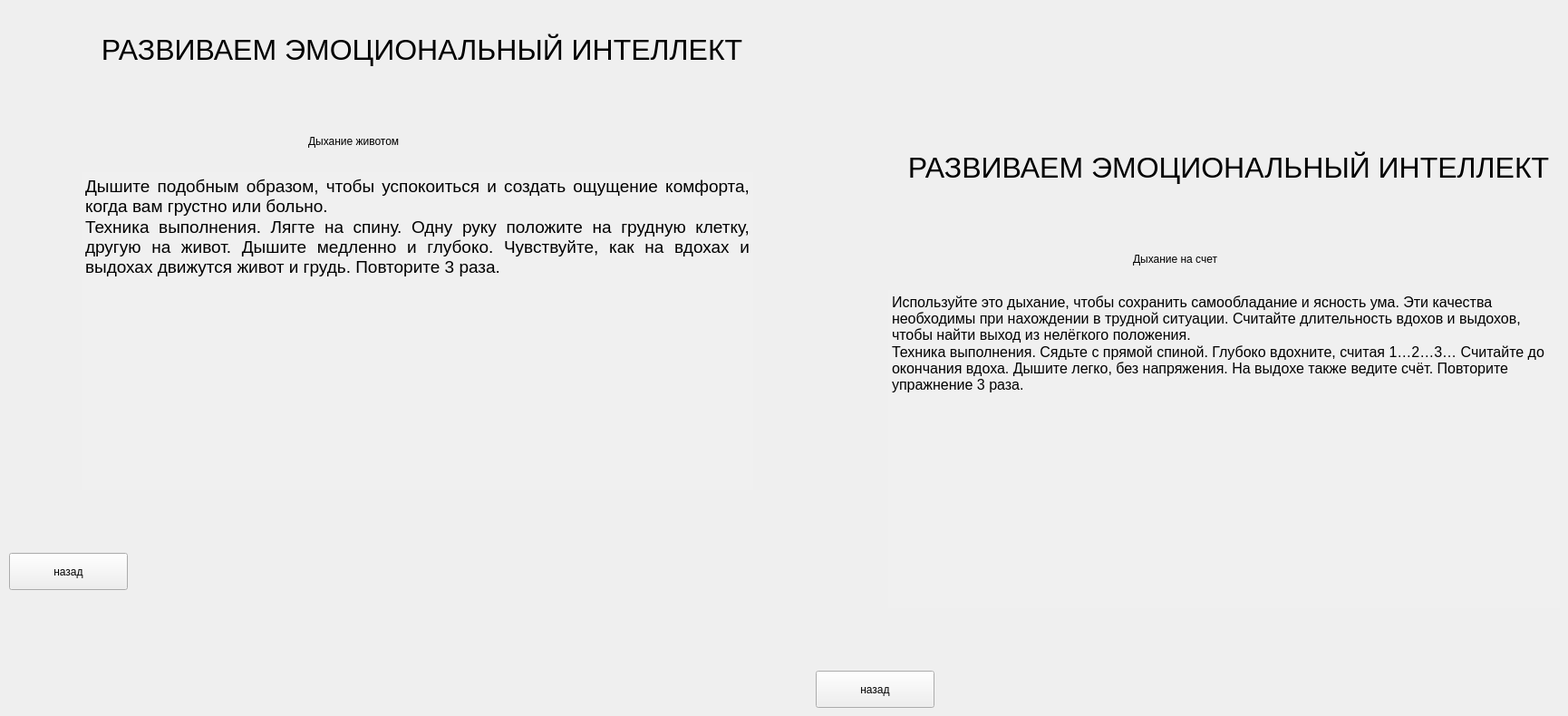
   <widget class="QWidget" name="page_77">
    <widget class="QLabel" name="label_364">
     <property name="geometry">
      <rect>
       <x>990</x>
       <y>140</y>
       <width>731</width>
       <height>91</height>
      </rect>
     </property>
     <property name="styleSheet">
      <string notr="true">font-family:Arial;
font-size:24pt;</string>
     </property>
     <property name="text">
      <string>&lt;html&gt;&lt;head/&gt;&lt;body&gt;&lt;p align=&quot;center&quot;&gt;РАЗВИВАЕМ ЭМОЦИОНАЛЬНЫЙ ИНТЕЛЛЕКТ&lt;/p&gt;&lt;/body&gt;&lt;/html&gt;</string>
     </property>
    </widget>
    <widget class="QPushButton" name="pushButton_456">
     <property name="geometry">
      <rect>
       <x>900</x>
       <y>740</y>
       <width>131</width>
       <height>41</height>
      </rect>
     </property>
     <property name="text">
      <string>назад</string>
     </property>
    </widget>
    <widget class="QTextEdit" name="textEdit_139">
     <property name="enabled">
      <bool>false</bool>
     </property>
     <property name="geometry">
      <rect>
       <x>980</x>
       <y>320</y>
       <width>741</width>
       <height>351</height>
      </rect>
     </property>
     <property name="styleSheet">
      <string notr="true">font: 12pt &quot;Arial&quot;;
background-color:#f0f0f0;
border:0;
color:black;</string>
     </property>
     <property name="verticalScrollBarPolicy">
      <enum>Qt::ScrollBarAlwaysOff</enum>
     </property>
     <property name="horizontalScrollBarPolicy">
      <enum>Qt::ScrollBarAlwaysOff</enum>
     </property>
     <property name="html">
      <string>&lt;!DOCTYPE HTML PUBLIC &quot;-//W3C//DTD HTML 4.0//EN&quot; &quot;http://www.w3.org/TR/REC-html40/strict.dtd&quot;&gt;
&lt;html&gt;&lt;head&gt;&lt;meta name=&quot;qrichtext&quot; content=&quot;1&quot; /&gt;&lt;style type=&quot;text/css&quot;&gt;
p, li { white-space: pre-wrap; }
&lt;/style&gt;&lt;/head&gt;&lt;body style=&quot; font-family:'Arial'; font-size:12pt; font-weight:400; font-style:normal;&quot;&gt;
&lt;p style=&quot; margin-top:0px; margin-bottom:0px; margin-left:0px; margin-right:0px; -qt-block-indent:0; text-indent:0px;&quot;&gt;&lt;span style=&quot; font-family:'Arial','sans-serif';&quot;&gt;Используйте это дыхание, чтобы сохранить самообладание и ясность ума. Эти качества необходимы при нахождении в трудной ситуации. Считайте длительность вдохов и выдохов, чтобы найти выход из нелёгкого положения. &lt;/span&gt;&lt;/p&gt;
&lt;p style=&quot; margin-top:0px; margin-bottom:0px; margin-left:0px; margin-right:0px; -qt-block-indent:0; text-indent:0px;&quot;&gt;&lt;span style=&quot; font-family:'Arial','sans-serif';&quot;&gt;Техника выполнения. Сядьте с прямой спиной. Глубоко вдохните, считая 1…2…3… Считайте до окончания вдоха. Дышите легко, без напряжения. На выдохе также ведите счёт. Повторите упражнение 3 раза. &lt;/span&gt;&lt;/p&gt;&lt;/body&gt;&lt;/html&gt;</string>
     </property>
    </widget>
    <widget class="QLabel" name="label_365">
     <property name="geometry">
      <rect>
       <x>1250</x>
       <y>260</y>
       <width>211</width>
       <height>51</height>
      </rect>
     </property>
     <property name="styleSheet">
      <string notr="true">font: 20pt &quot;Arial&quot;;</string>
     </property>
     <property name="text">
      <string>Дыхание на счет</string>
     </property>
    </widget>
    <widget class="QLabel" name="label_366">
     <property name="geometry">
      <rect>
       <x>100</x>
       <y>10</y>
       <width>731</width>
       <height>91</height>
      </rect>
     </property>
     <property name="styleSheet">
      <string notr="true">font-family:Arial;
font-size:24pt;</string>
     </property>
     <property name="text">
      <string>&lt;html&gt;&lt;head/&gt;&lt;body&gt;&lt;p align=&quot;center&quot;&gt;РАЗВИВАЕМ ЭМОЦИОНАЛЬНЫЙ ИНТЕЛЛЕКТ&lt;/p&gt;&lt;/body&gt;&lt;/html&gt;</string>
     </property>
    </widget>
    <widget class="QPushButton" name="pushButton_457">
     <property name="geometry">
      <rect>
       <x>10</x>
       <y>610</y>
       <width>131</width>
       <height>41</height>
      </rect>
     </property>
     <property name="text">
      <string>назад</string>
     </property>
    </widget>
    <widget class="QTextEdit" name="textEdit_140">
     <property name="enabled">
      <bool>false</bool>
     </property>
     <property name="geometry">
      <rect>
       <x>90</x>
       <y>190</y>
       <width>741</width>
       <height>351</height>
      </rect>
     </property>
     <property name="styleSheet">
      <string notr="true">font: 12pt &quot;Arial&quot;;
background-color:#f0f0f0;
border:0;
color:black;</string>
     </property>
     <property name="verticalScrollBarPolicy">
      <enum>Qt::ScrollBarAlwaysOff</enum>
     </property>
     <property name="horizontalScrollBarPolicy">
      <enum>Qt::ScrollBarAlwaysOff</enum>
     </property>
     <property name="html">
      <string>&lt;!DOCTYPE HTML PUBLIC &quot;-//W3C//DTD HTML 4.0//EN&quot; &quot;http://www.w3.org/TR/REC-html40/strict.dtd&quot;&gt;
&lt;html&gt;&lt;head&gt;&lt;meta name=&quot;qrichtext&quot; content=&quot;1&quot; /&gt;&lt;style type=&quot;text/css&quot;&gt;
p, li { white-space: pre-wrap; }
&lt;/style&gt;&lt;/head&gt;&lt;body style=&quot; font-family:'Arial'; font-size:12pt; font-weight:400; font-style:normal;&quot;&gt;
&lt;p align=&quot;justify&quot; style=&quot; margin-top:0px; margin-bottom:0px; margin-left:0px; margin-right:0px; -qt-block-indent:0; text-indent:0px;&quot;&gt;&lt;span style=&quot; font-family:'Arial','sans-serif'; font-size:14pt;&quot;&gt;Дышите подобным образом, чтобы успокоиться и создать ощущение комфорта, когда вам грустно или больно. &lt;/span&gt;&lt;/p&gt;
&lt;p align=&quot;justify&quot; style=&quot; margin-top:0px; margin-bottom:0px; margin-left:0px; margin-right:0px; -qt-block-indent:0; text-indent:0px;&quot;&gt;&lt;span style=&quot; font-family:'Arial','sans-serif'; font-size:14pt;&quot;&gt;Техника выполнения. Лягте на спину. Одну руку положите на грудную клетку, другую на живот. Дышите медленно и глубоко. Чувствуйте, как на вдохах и выдохах движутся живот и грудь. Повторите 3 раза. &lt;/span&gt;&lt;/p&gt;&lt;/body&gt;&lt;/html&gt;</string>
     </property>
    </widget>
    <widget class="QLabel" name="label_367">
     <property name="geometry">
      <rect>
       <x>340</x>
       <y>130</y>
       <width>241</width>
       <height>51</height>
      </rect>
     </property>
     <property name="styleSheet">
      <string notr="true">font: 20pt &quot;Arial&quot;;</string>
     </property>
     <property name="text">
      <string>Дыхание животом</string>
     </property>
    </widget>
   </widget>
